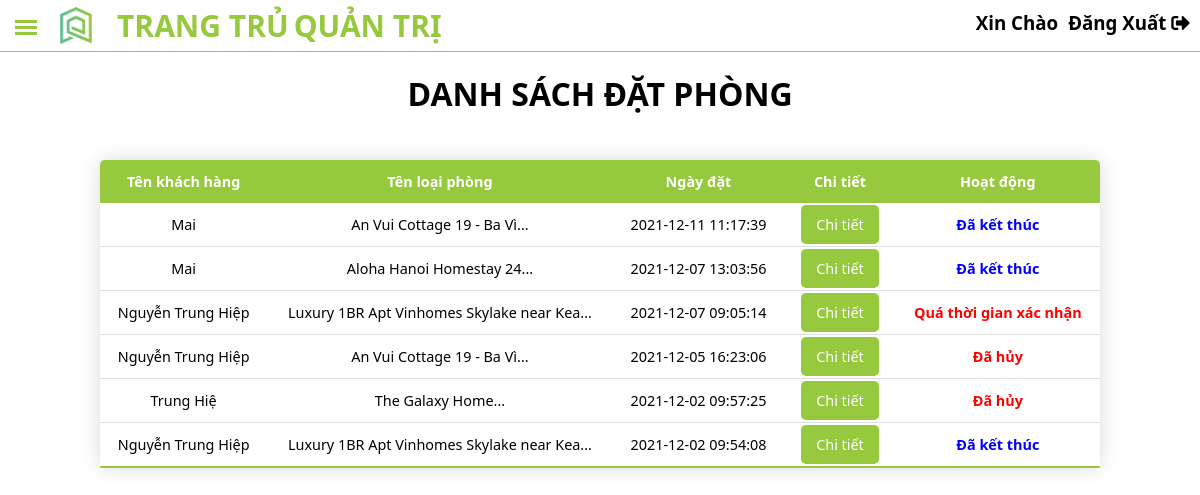
Screenshot of /homestay/show_datphong.php with the database file from the repository.
### tables this page shows
CREATE TABLE `dat_phong` (
  `ma_dp` int(11) NOT NULL,
  `ten_kh` varchar(255) NOT NULL,
  `sdt` int(10) NOT NULL,
  `dia_chi` text NOT NULL,
  `ma_kh` int(11) NOT NULL COMMENT 'mã khách hàng',
  `ngay_dat` datetime NOT NULL,
  `ngay_den` date NOT NULL,
  `ngay_ve` date NOT NULL,
  `ma_km` int(11) NOT NULL,
  `trang_thai` tinyint(4) NOT NULL DEFAULT 0,
  `ma_hs` int(11) NOT NULL,
  `tong_tien` int(15) NOT NULL
);

CREATE TABLE `homestay` (
  `ma_hs` int(11) NOT NULL,
  `ten_hs` varchar(255) NOT NULL,
  `anh_hs` varchar(255) NOT NULL,
  `gioi_thieu` text NOT NULL,
  `ma_dd` int(11) NOT NULL,
  `ma_lp` int(11) NOT NULL,
  `gia` int(12) NOT NULL,
  `gia_km` int(12) NOT NULL DEFAULT 0
);

### database/database.php (called while the page is built, shortened)
<?php
class database
{
   public $conn;
   public function connect()
   {
      try {
         $this->conn = new PDO("mysql:host=localhost;dbname=du_an1; charset=utf8", "root", "");
         $this->conn->setAttribute(PDO::ATTR_ERRMODE, PDO::ERRMODE_EXCEPTION);
      } catch (PDOException $error) {
         echo "lỗi kết nối:" . $error->getMessage();
      }
   }
   public function select_all($sql_all)
   {
      try {
         $stmt = $this->conn->prepare($sql_all);
         $stmt->execute();
         $result = $stmt->fetchAll(PDO::FETCH_ASSOC);
         return $result;
      } catch (PDOException $error) {
         echo "lỗi kết nối:" . $error->getMessage();
      } finally {
         unset($conn);
      }
   }
}

### class/class.php (called while the page is built, shortened)
<?php
include_once "../database/database.php";
class user_class
{
    public $controll;
    public function __construct()
    {
        $this->controll = new database();
    }
    public function show_tenkhdp()
    {
        $sql = "SELECT * FROM dat_phong INNER JOIN homestay ON dat_phong.ma_hs=homestay.ma_hs INNER JOIN loai_phong ON homestay.ma_lp=loai_phong.ma_lp ORDER BY ngay_dat DESC";
        $result = $this->controll->select_all($sql);
        return $result;
    }
}

### homestay/show_datphong.php (the view, shortened to what this page needs)
<?php include_once "../class/class.php"; ?>
<?php include_once "../admin/admin.php"; ?>
<div class="container">
  <?php
  $list_product = new user_class();
  ?>
  <h1>Danh sách đặt phòng</h1>
  <table class="content-table">
    <thead>
      <tr>
        <th>Tên khách hàng</th>
        <th>Tên loại phòng</th>
        <th>Ngày đặt</th>
        <th>Chi tiết</th>
        <th>Hoạt động</th>
      </tr>
    </thead>
    <tbody>
      <?php
      $tenkh = $list_product->show_tenkhdp();
      $date = date('Y-m-d');
      foreach ($tenkh as $rows) {
      ?>
        <tr>
          <td><?php echo $rows['ten_kh'] ?></td>
          <td><?php echo substr($rows['ten_hs'], 0, 40) . '...' ?></td>
          <td><?php echo $rows['ngay_dat'] ?></td>
          <td><a class="edit" href="chitiet_dat.php?update_trangthai=<?php echo $rows['ma_dp']; ?>">Chi tiết</a></td>
          <td>
            <?php if ($rows['trang_thai'] == '0') {
              if($rows['ngay_den'] < $date){
                echo "<div class='ron1'><h4>Quá thời gian xác nhận</h4></div>";
              }
              else{
                echo "<div class='ron1'><h4>Chưa xác nhận</h4></div>";
              }
            } elseif ($rows['trang_thai'] == '1' && $rows['ngay_ve'] < $date) {
              echo "<div class='ron2'><h4>Đã kết thúc</h4></div>";
            } elseif ($rows['trang_thai'] == '1' && $rows['ngay_den'] > $date) {
              echo "<div class='ron2'><h4>Chưa diễn ra</h4></div>";
            } elseif ($rows['trang_thai'] == '2') {
              echo "<div class='ron1'><h4>Đã hủy</h4></div>";
            } else {
              echo "<div class='ron1'><h4>Đang diễn ra</h4></div>";
            }
            ?>
          </td>
        </tr>
      <?php } ?>
    </tbody>
  </table>
</div>

### css/admin.css (style rules this page uses)
* { margin: 0; padding: 0; box-sizing: border-box; outline: none; font-family: 'Segoe UI', Tahoma, Geneva, Verdana, sans-serif; }
.container { max-width: 1000px; text-align: center; margin: auto; }

### homestay/show_datphong.php (style rules this page uses)
.container { max-width: 1000px; margin: auto; }
.ron1 h4 { color: red; }
.ron2 h4 { color: blue; }
.container h1 { text-transform: uppercase; padding: 20px 0; }
.content-table { border-collapse: collapse; margin: 25px 0; font-size: 0.9em; width: 1000px; border-radius: 5px 5px 0 0; overflow: hidden; box-shadow: 0 0 20px rgba(0, 0, 0, 0.15); }
.content-table thead tr { background-color: #96c93d; color: #ffffff; text-align: center; font-weight: bold; }
.content-table th, .content-table td { padding: 12px 15px; }
.content-table tbody tr { border-bottom: 1px solid #dddddd; transition: all 0.3s ease-in-out; }
.content-table td .edit, .content-table td .delete { text-decoration: none; color: #fff; padding: 10px 15px; background-color: #96c93d; border-radius: 5px; transition: all 0.3s ease-in-out; }
.content-table tbody tr:last-of-type { border-bottom: 2px solid #96c93d; }

### rows the page displays
dat_phong: ten_kh "Mai", ma_hs.ten_hs "An Vui Cottage 19 - Ba Vì", ngay_dat "2021-12-11 11:17:39", trang_thai "Đã kết thúc"
dat_phong: ten_kh "Mai", ma_hs.ten_hs "Aloha Hanoi Homestay 24", ngay_dat "2021-12-07 13:03:56", trang_thai "Đã kết thúc"
dat_phong: ten_kh "Nguyễn Trung Hiệp", ma_hs.ten_hs "Luxury 1BR Apt Vinhomes Skylake near Kea", ngay_dat "2021-12-07 09:05:14", trang_thai "Quá thời gian xác nhận"
dat_phong: ten_kh "Nguyễn Trung Hiệp", ma_hs.ten_hs "An Vui Cottage 19 - Ba Vì", ngay_dat "2021-12-05 16:23:06", trang_thai "Đã hủy"
dat_phong: ten_kh "Trung Hiệ", ma_hs.ten_hs "The Galaxy Home", ngay_dat "2021-12-02 09:57:25", trang_thai "Đã hủy"
dat_phong: ten_kh "Nguyễn Trung Hiệp", ma_hs.ten_hs "Luxury 1BR Apt Vinhomes Skylake near Kea", ngay_dat "2021-12-02 09:54:08", trang_thai "Đã kết thúc"
